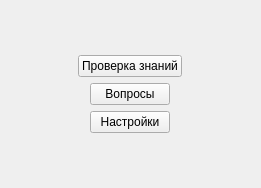
<?xml version="1.0" encoding="UTF-8"?>
<ui version="4.0">
 <class>Form</class>
 <widget class="QWidget" name="Form">
  <property name="geometry">
   <rect>
    <x>0</x>
    <y>0</y>
    <width>261</width>
    <height>188</height>
   </rect>
  </property>
  <property name="minimumSize">
   <size>
    <width>261</width>
    <height>188</height>
   </size>
  </property>
  <property name="maximumSize">
   <size>
    <width>261</width>
    <height>188</height>
   </size>
  </property>
  <property name="baseSize">
   <size>
    <width>261</width>
    <height>188</height>
   </size>
  </property>
  <property name="windowTitle">
   <string>Form</string>
  </property>
  <layout class="QGridLayout" name="gridLayout">
   <item row="0" column="0">
    <layout class="QVBoxLayout" name="verticalLayout">
     <item alignment="Qt::AlignmentFlag::AlignHCenter">
      <widget class="QPushButton" name="pushButton">
       <property name="text">
        <string>Проверка знаний</string>
       </property>
      </widget>
     </item>
     <item alignment="Qt::AlignmentFlag::AlignHCenter">
      <widget class="QPushButton" name="pushButton_2">
       <property name="text">
        <string>Вопросы</string>
       </property>
      </widget>
     </item>
     <item alignment="Qt::AlignmentFlag::AlignHCenter">
      <widget class="QPushButton" name="pushButton_3">
       <property name="text">
        <string>Настройки</string>
       </property>
      </widget>
     </item>
    </layout>
   </item>
  </layout>
 </widget>
 <resources/>
 <connections/>
</ui>
